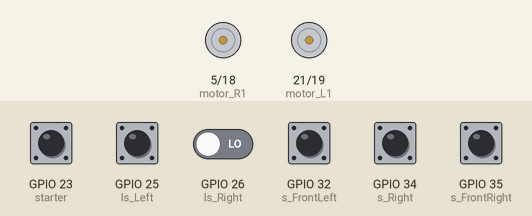
This program was run on a simulated ESP32. On the bench: motor-driver pin pairs drawn as motors (green arrow = first pin HIGH = forward, orange = second pin HIGH = backward, longer = more drive). The inputs (shaded band) are chosen by the test bench; at power-on: GPIO 23 (starter), GPIO 25 (ls_Left) HIGH, GPIO 26 (ls_Right), GPIO 32 (s_FrontLeft), GPIO 34 (s_Right), GPIO 35 (s_FrontRight) LOW. What the program prints to the serial monitor is not drawn.

Above: at 1.2 s.
1.3 s: GPIO 23 (starter) pulled LOW for 0.15 s
At 1.37 s:
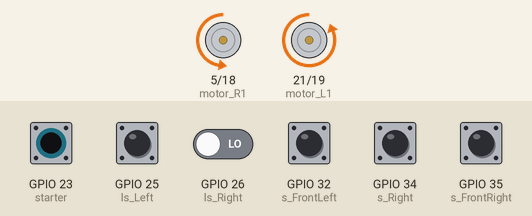
2.9 s: GPIO 23 (starter) pulled LOW for 3.2 s
At 6.4 s:
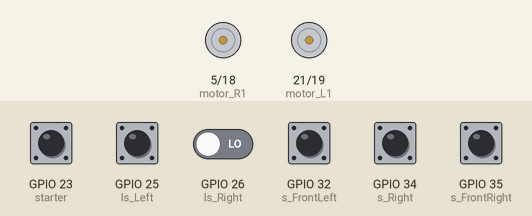
7.6 s: GPIO 23 (starter) driven LOW and GPIO 26 (ls_Right) driven HIGH
At 8.8 s:
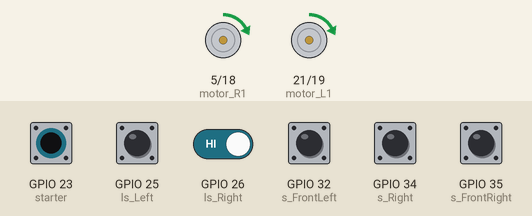
9.1 s: GPIO 35 (s_FrontRight) pulled HIGH for 0.15 s
At 9.17 s:
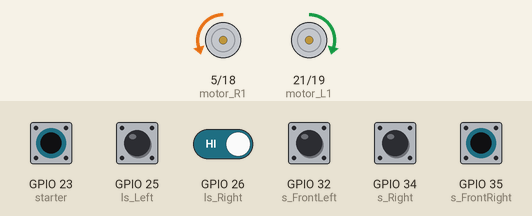
10.7 s: GPIO 32 (s_FrontLeft) pulled HIGH for 0.15 s
At 10.77 s:
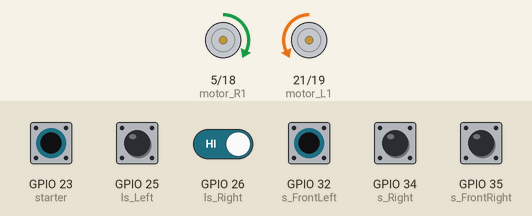
12.3 s: GPIO 25 (ls_Left) pulled LOW for 0.15 s
At 13.1 s:
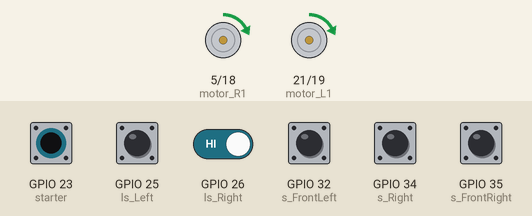
Timing chart, 0 to 14.9 s (numbered marks = the images above; inputs shaded):
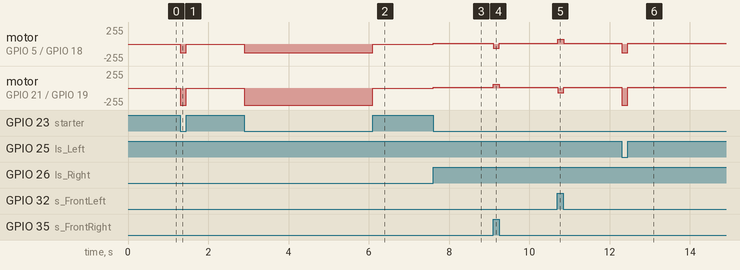

Measured:
- after the input at 1.3 s, motor on GPIO 5 (motor_R1) / GPIO 18 (motor_R2): stopped → backward 129/255 at once, → stopped 0.15 s later; motor on GPIO 21 (motor_L1) / GPIO 19 (motor_L2): stopped → backward 255/255 at once, → stopped 0.15 s later
- after the input at 2.9 s, motor on GPIO 5 (motor_R1) / GPIO 18 (motor_R2): stopped → backward 129/255 at once, → stopped 3.2 s later; motor on GPIO 21 (motor_L1) / GPIO 19 (motor_L2): stopped → backward 255/255 at once, → stopped 3.2 s later
- after the input at 7.6 s, motor on GPIO 5 (motor_R1) / GPIO 18 (motor_R2), motor on GPIO 21 (motor_L1) / GPIO 19 (motor_L2): stopped → forward 13/255 at once
- after the input at 9.1 s, motor on GPIO 5 (motor_R1) / GPIO 18 (motor_R2): forward 13/255 → backward 60/255 at once, → forward 13/255 0.15 s later; motor on GPIO 21 (motor_L1) / GPIO 19 (motor_L2): forward 13/255 → forward 60/255 at once, → forward 13/255 0.15 s later
- after the input at 10.7 s, motor on GPIO 5 (motor_R1) / GPIO 18 (motor_R2): forward 13/255 → forward 70/255 at once, → forward 13/255 0.15 s later; motor on GPIO 21 (motor_L1) / GPIO 19 (motor_L2): forward 13/255 → backward 70/255 at once, → forward 13/255 0.15 s later
- after the input at 12.3 s, motor on GPIO 5 (motor_R1) / GPIO 18 (motor_R2): forward 13/255 → backward 129/255 at once, → forward 13/255 0.15 s later; motor on GPIO 21 (motor_L1) / GPIO 19 (motor_L2): forward 13/255 → backward 255/255 at once, → forward 13/255 0.15 s later

The program:

main.cpp
```cpp
#include <Arduino.h>

//--- PWM Configuration ---

int motor_L1 = 21;
int motor_L2 = 19;
int motor_R1 = 5;
int motor_R2 = 18;

const int freq = 120;
const int resolution = 8;

const int ledChannel_L1 = 1;
const int ledChannel_L2 = 2;
const int ledChannel_R1 = 3;
const int ledChannel_R2 = 4;

int dutyCycle = 255; // Maximum speed

// Sensor pins
int s_Left = 33;
int s_FrontLeft = 32;
int s_FrontRight = 35;
int s_Right = 34;
int ls_Left = 25;
int ls_Right = 26;

int starter = 23;

bool wentForward = false;

byte sensorState;

void setup()
{
  Serial.begin(115200);

  // Motor configuration
  pinMode(motor_L1, OUTPUT);
  ledcSetup(ledChannel_L1, freq, resolution);
  ledcAttachPin(motor_L1, ledChannel_L1);

  pinMode(motor_L2, OUTPUT);
  ledcSetup(ledChannel_L2, freq, resolution);
  ledcAttachPin(motor_L2, ledChannel_L2);

  pinMode(motor_R1, OUTPUT);
  ledcSetup(ledChannel_R1, freq, resolution);
  ledcAttachPin(motor_R1, ledChannel_R1);

  pinMode(motor_R2, OUTPUT);
  ledcSetup(ledChannel_R2, freq, resolution);
  ledcAttachPin(motor_R2, ledChannel_R2);

  // Sensor configuration
  pinMode(s_Left, INPUT);
  pinMode(s_FrontLeft, INPUT);
  pinMode(s_FrontRight, INPUT);
  pinMode(s_Right, INPUT);
  pinMode(ls_Left, INPUT);
  pinMode(ls_Right, INPUT);
  pinMode(starter, INPUT);
}

void stop()
{
  ledcWrite(ledChannel_L1, 0);
  ledcWrite(ledChannel_L2, 0);
  ledcWrite(ledChannel_R1, 0);
  ledcWrite(ledChannel_R2, 0);
}

void movement(String direction, int dutyCycle_L, int dutyCycle_R, uint32_t workTime = 0)
{
  if (direction == "forward")
  {
    ledcWrite(ledChannel_L1, dutyCycle_L);
    ledcWrite(ledChannel_L2, 0);

    ledcWrite(ledChannel_R1, dutyCycle_R);
    ledcWrite(ledChannel_R2, 0);
  }
  else if (direction == "left")
  {
    ledcWrite(ledChannel_L1, 0);
    ledcWrite(ledChannel_L2, dutyCycle_L);

    ledcWrite(ledChannel_R1, dutyCycle_R);
    ledcWrite(ledChannel_R2, 0);
  }
  else if (direction == "right")
  {
    ledcWrite(ledChannel_L1, dutyCycle_L);
    ledcWrite(ledChannel_L2, 0);

    ledcWrite(ledChannel_R1, 0);
    ledcWrite(ledChannel_R2, dutyCycle_R);
  }
  else if (direction == "backward")
  {
    ledcWrite(ledChannel_L1, 0);
    ledcWrite(ledChannel_L2, dutyCycle_L);

    ledcWrite(ledChannel_R1, 0);
    ledcWrite(ledChannel_R2, dutyCycle_R);
  }

  if (workTime > 0)
  {
    delay(workTime);
    stop();
  }
}

byte detect()
{
  // Read sensor states and pack them into a byte
  byte sensorStates = 0;

  // if (digitalRead(s_Left) == HIGH)
  //   sensorStates |= 0b10000000;

  if (digitalRead(s_FrontLeft) == HIGH)
    sensorStates |= 0b01000000;

  if (digitalRead(s_FrontRight) == HIGH)
    sensorStates |= 0b00100000;

  if (digitalRead(s_Right) == HIGH)
    sensorStates |= 0b00010000;

  // For debugging
  Serial.print("Sensor states: ");
  Serial.println(sensorStates, BIN);

  return sensorStates;
}

void loop()
{
start:
  if (digitalRead(starter) == LOW)
  {
    if (digitalRead(ls_Left) == LOW)
    {
      movement("backward", 255, 130);
      Serial.println("LLL Izquierda ");
      goto start;
    }
    else if (digitalRead(ls_Right) == LOW)
    {
      movement("backward", 255, 130);
      Serial.println("LLL Derecha ");
      goto start;
    }

    sensorState = detect();
    if (sensorState == 0b01100000)
    {
      if (wentForward == false)
      {
        for (size_t i = 50; i < 200; i += 15)
        {
          movement("forward", i, i);
          wentForward = true;
        }
      }
      movement("forward", 255, 255);
      goto start;
    }
    else if (sensorState == 0b01000000)
    {
      movement("left", 70, 70);
      wentForward = false;
      goto start;
    }
    else if (sensorState == 0b00100000)
    {
      movement("right", 60, 60);
      wentForward = false;
      goto start;
    }
    else if (sensorState == 0b10000000)
    {
      movement("left", 120, 120);
      wentForward = false;
      goto start;
    }
    else if (sensorState == 0b00010000)
    {
      movement("right", 120, 120);
      wentForward = false;
      goto start;
    }
    else
    {
      movement("forward", 13, 13);
      wentForward = false;
      goto start;
    }
  }
  else
  {
    stop();
    wentForward = false;
  }
}

/*

Possible Directions:
  "forward"
  "left"
  "right"
  "backward"

Examples of using the movement function:
  movement("forward", 100, 2000);
  movement("right", 255);

  The third parameter is the work time and is not mandatory, but you can specify it if you need.
  After the work time, the robot will stop.

*/
```
